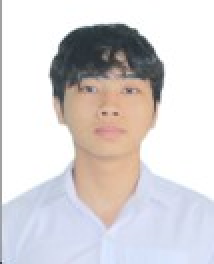
#> input picture Data_set/Test/img_01.jpg, 107 x 132 px, found by its file name (shown 2 times larger)
$ python test05.py
#> lines starting #> are read from the running program, lines starting #| are printed output that depends on the picture; pictures that were not available may be replaced by others from this repository, and a replacement may not be noted
#demo nhận dạng khuôn mặt
#pip install opencv-python
import cv2
import numpy as np
import os
import sklearn
from sklearn.manifold import Knn
img = cv2.imread('D:\My_Self_Studying\Python\Data_set\img_01.jpg', cv2.IMREAD_GRAYSCALE)
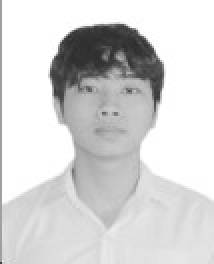
#> img: shape (132, 107) (shown 2 times larger); min 43, max 255, mean 213.2
# [7 lines of commented-out code are left out]

def read_data(path="Data_set\Cat", size=(32,32)):
#> called with path = 'Data_set\\Cat', size = (32, 32)
    images, labels = [], []

    lbl = 0
    #Biến tạm
    tmp = {}
    for folder_name in os.listdir(path):
        lbl = lbl + 1
        p = f'{path}{folder_name}'
        for file in os.listdir(p):
            img = cv2.imread(f'{p}/{file}', cv2.IMREAD_GRAYSCALE)
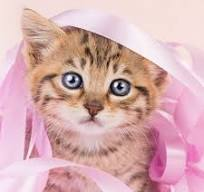
#> input picture Data_set/Test/images.jpg, 204 x 192 px, given as the content of the folder Data_set/Catimg_02.jpg, which was not available
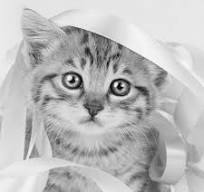
#> img: shape (192, 204); min 0, max 255, mean 187.3
            if img is not None:
                img = cv2.resize(img, size)
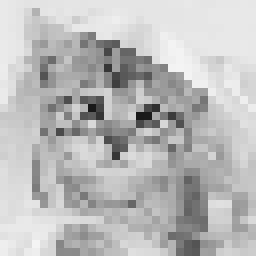
#> img: shape (32, 32) (shown 8 times larger); min 25, max 244, mean 187.2
                images.append(img)
                labels.append(lbl)
    return np.array((images)), np.array(labels)

def train_knn(X, y):
    knn = KNeighnorsClassifier(n_neighbors=3)
    knn.fit(X, y)
    return knn

if __name__ == '__main__':
    x, y = read_data()
#> y = [1, 2, 3]
    print(y)
#| [1 2 3]
    print(x)
#> (printed output is left out)
